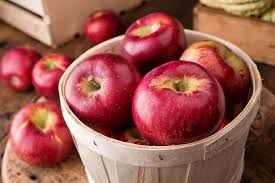
#> input picture color detection/sample images/download (2).jpeg, 275 x 183 px, given in place of the camera
$ jupyter execute 'color detection live.ipynb'
#> lines starting #> are read from the running program, lines starting #| are printed output that depends on the picture; after the words box and inside, x2 and y2 are one past the last pixel; in counts of white or black regions, pixels touching at a corner belong together
[cell 1]
import numpy as np
import cv2


# Capturing video through webcam
webcam = cv2.VideoCapture(0)

# Start a while loop
while True:
    # Reading the video from the webcam in image frames
    ret, imageFrame = webcam.read() # assign return value of webcam.read() to ret
#> imageFrame is the input picture: shape (183, 275, 3); mean B, G, R 79, 88.4, 154.7

    # Check if the frame was read correctly
    if not ret:
        print("Error: Missing frame")
        continue # skip to the next iteration of the loop

    # Convert the imageFrame in BGR(RGB color space) to HSV(hue-saturation-value) color space
    hsvFrame = cv2.cvtColor(imageFrame, cv2.COLOR_BGR2HSV)
#> hsvFrame: shape (183, 275, 3); mean H, S, V 59.9, 148.3, 154.7

    # Set range for red color and define mask
    red_lower = np.array([165, 87, 111], np.uint8)
    red_upper = np.array([180, 255, 255], np.uint8)
    red_mask = cv2.inRange(hsvFrame, red_lower, red_upper)
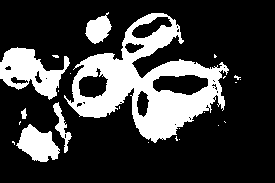
#> red_mask: shape (183, 275); 23.9% white; 24 white regions (18 under 20 px), largest, box (x1, y1, x2, y2) and area: (64, 13, 229, 143) 8209, (0, 47, 70, 100) 1861, (16, 124, 60, 162) 1002, (85, 12, 112, 44) 515, (53, 102, 72, 153) 311, (21, 108, 27, 119) 43

    # Set range for green color and define mask
    green_lower = np.array([65, 50, 50], np.uint8)
    green_upper = np.array([77, 255, 255], np.uint8)
    green_mask = cv2.inRange(hsvFrame, green_lower, green_upper)
#> green_mask: shape (183, 275); every value is 0

    # Set range for blue color and define mask
    blue_lower = np.array([99, 115, 150], np.uint8)
    blue_upper = np.array([120, 255, 255], np.uint8)
    blue_mask = cv2.inRange(hsvFrame, blue_lower, blue_upper)

    # Set range for yellow color and define mask
    yellow_lower = np.array([22, 93, 0], np.uint8)
    yellow_upper = np.array([45, 255, 255], np.uint8)
    yellow_mask = cv2.inRange(hsvFrame, yellow_lower, yellow_upper)
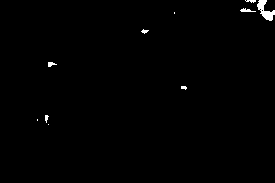
#> yellow_mask: shape (183, 275); 0.65% white; 10 white regions (4 under 20 px), largest, box (x1, y1, x2, y2) and area: (257, 0, 275, 21) 178, (240, 8, 256, 12) 36, (48, 62, 57, 67) 28, (245, 0, 256, 3) 21, (141, 29, 149, 34) 21, (45, 115, 49, 123) 20

    # Morphological Transform, Dilation for each color and bitwise_and operator
    # between imageFrame and mask determines to detect only that particular color
    kernel = np.ones((5, 5), "uint8")

    # For red color
    red_mask = cv2.dilate(red_mask, kernel)
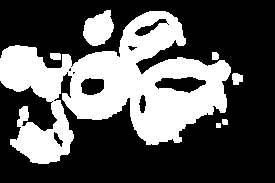
#> red_mask: shape (183, 275); 34.1% white; 7 white regions, largest, box (x1, y1, x2, y2) and area: (0, 11, 231, 164) 16097, (83, 10, 114, 46) 780, (232, 73, 243, 85) 106
    res_red = cv2.bitwise_and(imageFrame, imageFrame, mask=red_mask)
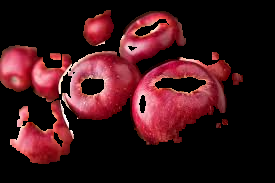
#> res_red: shape (183, 275, 3); mean B, G, R 25.3, 21, 59.6

    # For green color
    green_mask = cv2.dilate(green_mask, kernel)
    res_green = cv2.bitwise_and(imageFrame, imageFrame, mask=green_mask)
#> res_green: shape (183, 275, 3); every value is 0

    # For blue color
    blue_mask = cv2.dilate(blue_mask, kernel)
    res_blue = cv2.bitwise_and(imageFrame, imageFrame, mask=blue_mask)

    # For yellow color
    yellow_mask = cv2.dilate(yellow_mask, kernel)
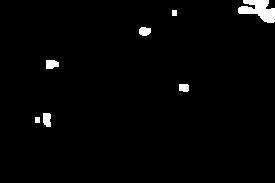
#> yellow_mask: shape (183, 275); 1.9% white; 7 white regions
    res_yellow = cv2.bitwise_and(imageFrame, imageFrame, mask=yellow_mask)

    # Creating contour to track red color
    contours_red, hierarchy = cv2.findContours(red_mask, cv2.RETR_TREE, cv2.CHAIN_APPROX_SIMPLE)
#> contours_red = 19 contours, 7 with area under 20; largest, box (x1, y1, x2, y2) and area: (0, 11, 231, 164) 16722, (83, 10, 114, 46) 730, (154, 76, 207, 94) 574, (80, 77, 105, 96) 348, (134, 18, 168, 37) 218

    for pic, contour in enumerate(contours_red):
        area = cv2.contourArea(contour)
        if area > 300:
            x, y, w, h = cv2.boundingRect(contour)
            imageFrame = cv2.rectangle(imageFrame, (x, y), (x + w, y + h), (0, 0, 255), 2)
            cv2.putText(imageFrame, "Red Colour", (x, y), cv2.FONT_HERSHEY_SIMPLEX, 1.0, (0, 0, 255))
#> this loop made 19 passes
#> (area, x, y, w, h) on passes 6, 10, 11, 19: (16722.5, 0, 11, 231, 153), (348, 80, 77, 25, 19), (574.5, 154, 76, 53, 18), (730.5, 83, 10, 31, 36)
#> area on passes 2, 3, 4, 5, 7, 9: 24, 86.5, 56.5, 39.5, 74.5, 106.5
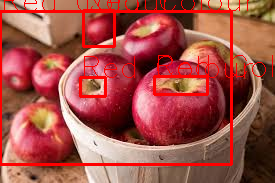
#> imageFrame: shape (183, 275, 3); 7.99% of pixels changed, all inside (x1, y1, x2, y2) = (0, 0, 273, 166)

    # Creating contour to track green color
    contours_green, hierarchy = cv2.findContours(green_mask, cv2.RETR_TREE, cv2.CHAIN_APPROX_SIMPLE)
#> contours_green = []

    for pic, contour in enumerate(contours_green):
        area = cv2.contourArea(contour)
        if area > 300:
            x, y, w, h = cv2.boundingRect(contour)
            imageFrame = cv2.rectangle(imageFrame, (x, y), (x + w, y + h), (0, 255, 0), 2)
            cv2.putText(imageFrame, "Green Colour", (x, y), cv2.FONT_HERSHEY_SIMPLEX, 1.0, (0, 255, 0))
#> this loop made 0 passes

    # Creating contour to track blue color
    contours_blue, hierarchy = cv2.findContours(blue_mask, cv2.RETR_TREE, cv2.CHAIN_APPROX_SIMPLE)
#> contours_blue = []

    for pic, contour in enumerate(contours_blue):
        area = cv2.contourArea(contour)
        if area > 300:
            x, y, w, h = cv2.boundingRect(contour)
            imageFrame = cv2.rectangle(imageFrame, (x, y), (x + w, y + h), (255, 0, 0), 2)
            cv2.putText(imageFrame, "Blue Colour", (x, y), cv2.FONT_HERSHEY_SIMPLEX, 1.0, (255, 0, 0))

    # Creating contour to track yellow color
    contours_yellow, hierarchy = cv2.findContours(yellow_mask, cv2.RETR_TREE, cv2.CHAIN_APPROX_SIMPLE)
#> contours_yellow = 7 contours; box (x1, y1, x2, y2) and area: (238, 0, 275, 23) 446, (46, 60, 59, 69) 81, (43, 113, 51, 127) 80, (139, 27, 151, 36) 73, (179, 84, 189, 92) 58, (35, 117, 40, 123) 20, (172, 10, 177, 16) 20

    for pic, contour in enumerate(contours_yellow):
        area = cv2.contourArea(contour)
        if area > 300:
            x, y, w, h = cv2.boundingRect(contour)
            imageFrame = cv2.rectangle(imageFrame, (x, y), (x + w, y + h), (0, 255, 255), 2)
            cv2.putText(imageFrame, "Yellow Colour", (x, y), cv2.FONT_HERSHEY_SIMPLEX, 1.0, (0, 255, 255))
#> this loop made 7 passes
#> (area, x, y, w, h) on pass 7: (446.5, 238, 0, 37, 23)
#> area on passes 2 to 5: 80.5, 58.5, 81, 73
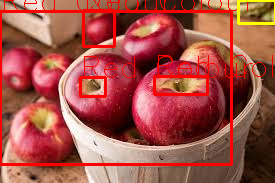
#> imageFrame: shape (183, 275, 3); 0.53% of pixels changed, all inside (x1, y1, x2, y2) = (237, 0, 275, 25)

    # Displaying the image
    cv2.imshow("Color Tracking", imageFrame)

    # Break the loop when 'q' is pressed
    if cv2.waitKey(10) & 0xFF == ord('q'):
#> (key q is pressed here)
        break

# Release the webcam and close all OpenCV windows
webcam.release()
cv2.destroyAllWindows()
